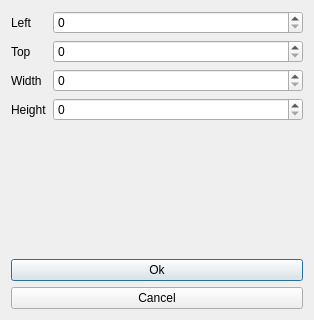
<?xml version="1.0" encoding="UTF-8"?>
<ui version="4.0">
 <class>DialogPos</class>
 <widget class="QDialog" name="DialogPos">
  <property name="geometry">
   <rect>
    <x>0</x>
    <y>0</y>
    <width>314</width>
    <height>320</height>
   </rect>
  </property>
  <property name="windowTitle">
   <string>Dialog</string>
  </property>
  <layout class="QVBoxLayout" name="verticalLayout">
   <item>
    <layout class="QFormLayout" name="formLayout">
     <item row="0" column="1">
      <widget class="QSpinBox" name="spinBox_Left"/>
     </item>
     <item row="1" column="1">
      <widget class="QSpinBox" name="spinBox_Top"/>
     </item>
     <item row="2" column="1">
      <widget class="QSpinBox" name="spinBox_width"/>
     </item>
     <item row="3" column="1">
      <widget class="QSpinBox" name="spinBox_Height"/>
     </item>
     <item row="0" column="0">
      <widget class="QLabel" name="label">
       <property name="text">
        <string>Left</string>
       </property>
      </widget>
     </item>
     <item row="1" column="0">
      <widget class="QLabel" name="label_2">
       <property name="text">
        <string>Top</string>
       </property>
      </widget>
     </item>
     <item row="2" column="0">
      <widget class="QLabel" name="label_3">
       <property name="text">
        <string>Width</string>
       </property>
      </widget>
     </item>
     <item row="3" column="0">
      <widget class="QLabel" name="label_4">
       <property name="text">
        <string>Height</string>
       </property>
      </widget>
     </item>
     <item row="4" column="1">
      <layout class="QHBoxLayout" name="horizontalLayout"/>
     </item>
    </layout>
   </item>
   <item>
    <widget class="QPushButton" name="_ok">
     <property name="text">
      <string>Ok</string>
     </property>
    </widget>
   </item>
   <item>
    <widget class="QPushButton" name="Cancel">
     <property name="text">
      <string>Cancel</string>
     </property>
    </widget>
   </item>
  </layout>
 </widget>
 <resources/>
 <connections/>
</ui>
